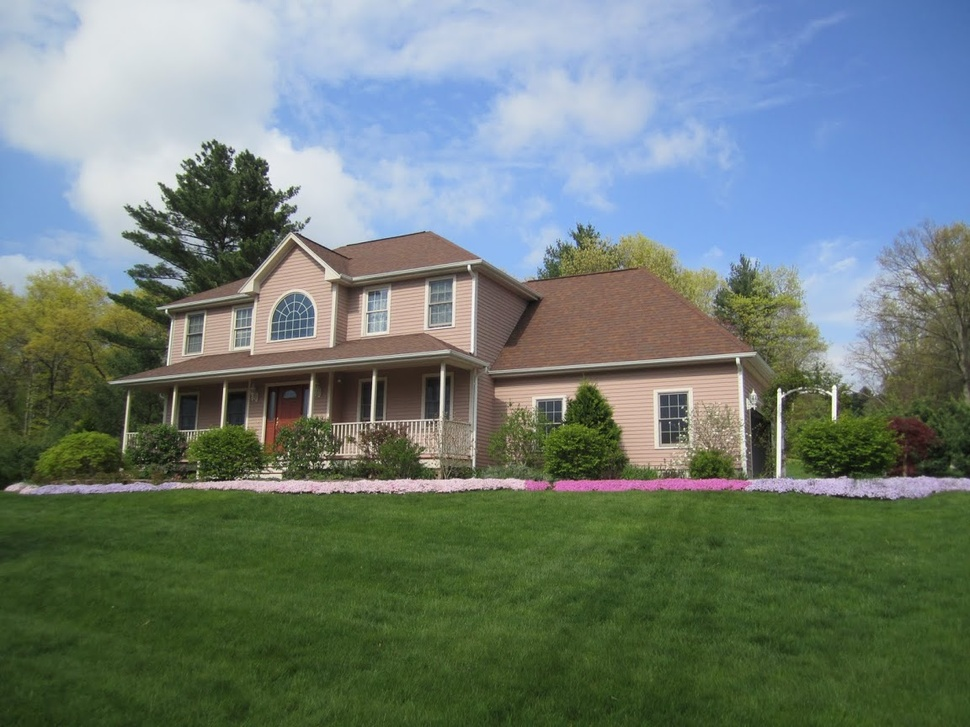
#> input picture code/building.jpg, 970 x 727 px, shrunk from 1152 x 864 before the run
$ python Harris.py
#> lines starting #> are read from the running program, lines starting #| are printed output that depends on the picture; after the words box and inside, x2 and y2 are one past the last pixel; in counts of white or black regions, pixels touching at a corner belong together
# -*- coding: utf-8 -*-
"""
Created on Thu Mar 19 12:53:09 2015

@author: bxiao
"""
import numpy as np
from scipy import signal
from scipy import misc
import matplotlib.pyplot as plt

import cv2

# write a 2D gaussian kernal
def matlab_style_gauss2D(shape=(3,3),sigma=1):
    m,n = [(ss-1.)/2. for ss in shape]
    y,x = np.ogrid[-m:m+1,-n:n+1]
    h =np.exp(-(x*x + y*y)/(2.*sigma*sigma) )
    h[ h < np.finfo(h.dtype).eps*h.max() ] = 0
    sumh = h.sum()
    if sumh != 0:
        h /= sumh
    return h

# construct derivative kernals from scratch
def gauss_derivative_kernels(size, sizey=None):
    """ returns x and y derivatives of a 2D
        gauss kernel array for convolutions """
    size = int(size)
    if not sizey:
        sizey = size
    else:
        sizey = int(sizey)
    y, x = np.mgrid[-size:size+1, -sizey:sizey+1]

    #x and y derivatives of a 2D gaussian with standard dev half of size
    # (ignore scale factor)

    #
    #
    #*****************************************************8
    gx = - x * np.exp(-(x**2/float((0.5*size)**2)+y**2/float((0.5*sizey)**2)))
    gy = - y * np.exp(-(x**2/float((0.5*size)**2)+y**2/float((0.5*sizey)**2)))

    return gx,gy

# computing derivatives
def gauss_derivatives(im, n, ny=None):
    """ returns x and y derivatives of an image using gaussian
        derivative filters of size n. The optional argument
        ny allows for a different size in the y direction."""

    gx,gy = gauss_derivative_kernels(n, sizey=ny)

    imx = signal.convolve(im,gx, mode='same')
    imy = signal.convolve(im,gy, mode='same')

    return imx,imy

gx,gy = gauss_derivative_kernels(3)


def compute_harris_response(image):
    """ compute the Harris corner detector response function
        for each pixel in the image"""

    #derivatives
    imx,imy = gauss_derivatives(image, 3)

    #kernel for blurring
    gauss = matlab_style_gauss2D((3,3),3)

    #compute components of the structure tensor
    Wxx = signal.convolve(imx*imx,gauss, mode='same')
    Wxy = signal.convolve(imx*imy,gauss, mode='same')
    Wyy = signal.convolve(imy*imy,gauss, mode='same')

    #determinant and trace
    Wdet = Wxx*Wyy - Wxy**2
    Wtr = Wxx + Wyy

    return Wdet / Wtr

def get_harris_points(harrisim,min_dist=0, threshold=0.1):
    # find top corner candiates above a threshold

    print('Image Maximum: ')
    print(harrisim.max())

    corner_threshold =  harrisim.max()*threshold

    print('corner_threshold')
    print(corner_threshold)

    harrisim_t = harrisim > corner_threshold

    #get the coordinates, all the non-zero components
    coords = np.array(harrisim_t.nonzero()).T

    print('Coords:')
    print(coords)

    # ...add their values
    candidate_values = [harrisim[c[0],c[1]] for c in coords]

    # sort candidates in descending order of corner responses
    index = np.argsort(candidate_values)

    # store allowed point locations in array
    allowed_locations = np.zeros(harrisim.shape)
    allowed_locations[min_dist:-min_dist,min_dist:-min_dist] = 1

    # select the best points taking min_dist into account
    filtered_coords = []
    for i in index:
        if allowed_locations[coords[i,0],coords[i,1]] == 1:
            filtered_coords.append(coords[i])
            allowed_locations[(coords[i,0]-min_dist):(coords[i,0]+min_dist),(coords[i,1]-min_dist):(coords[i,1]+min_dist)] = 0
    return filtered_coords

# plotting the corners onto the image
def plot_harris_points(image,filtered_coords):
    plt.figure()
    plt.imshow(image,cmap='gray')
    plt.plot([p[1]for p in filtered_coords], [p[0] for p in filtered_coords],'*')
    plt.show()


# calling the harris corner detector
im = cv2.imread('building.jpg')
#> im is the input picture: shape (727, 970, 3); mean B, G, R 116.9, 124.5, 109.5
im =  cv2.cvtColor(im, cv2.COLOR_BGR2GRAY)
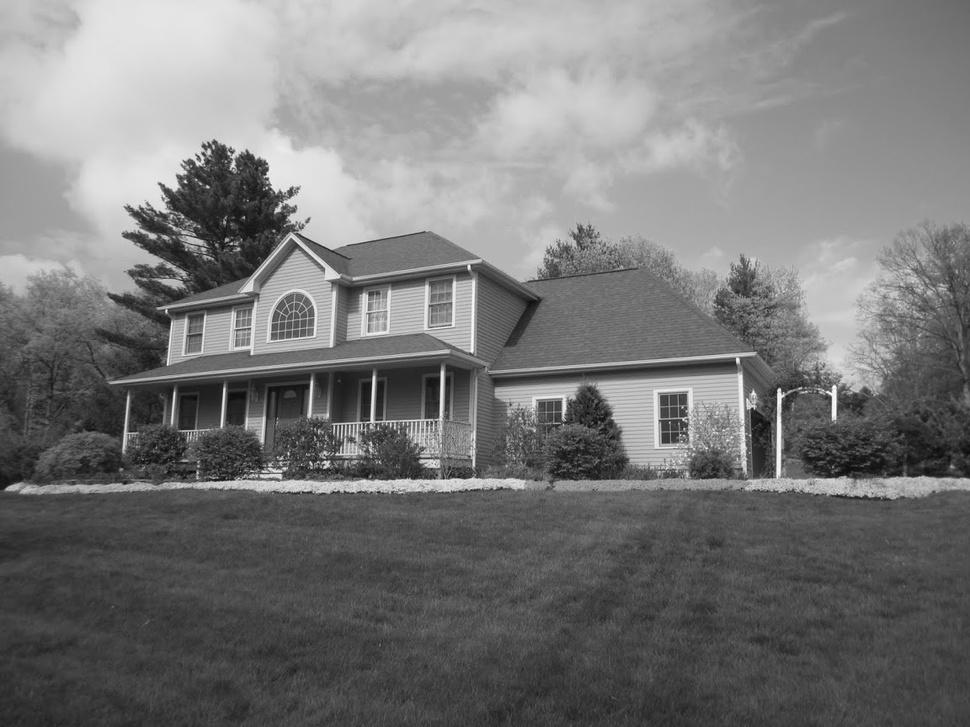
#> im: shape (727, 970); min 9, max 254, mean 119.1
harrisim = compute_harris_response(im)
#> in gauss_derivatives, `imx = signal.convolve(im,gx, mode='same')`:
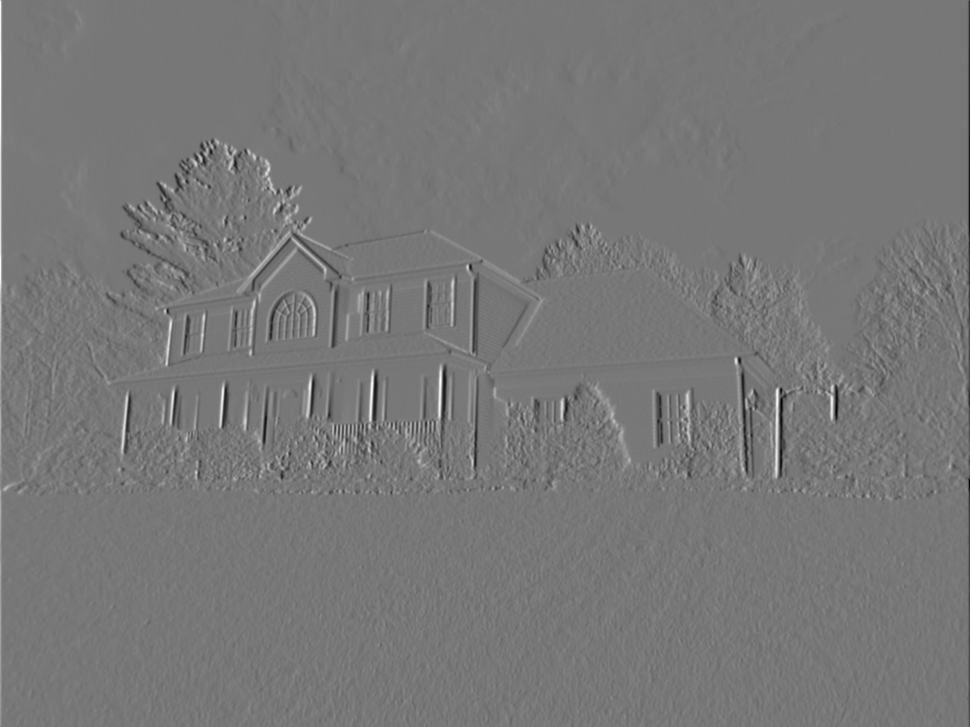
#> imx: shape (727, 970) float64; min -487.5, max 549.6, mean -0.1; drawn with min black and max white
#> in gauss_derivatives, `imy = signal.convolve(im,gy, mode='same')`:
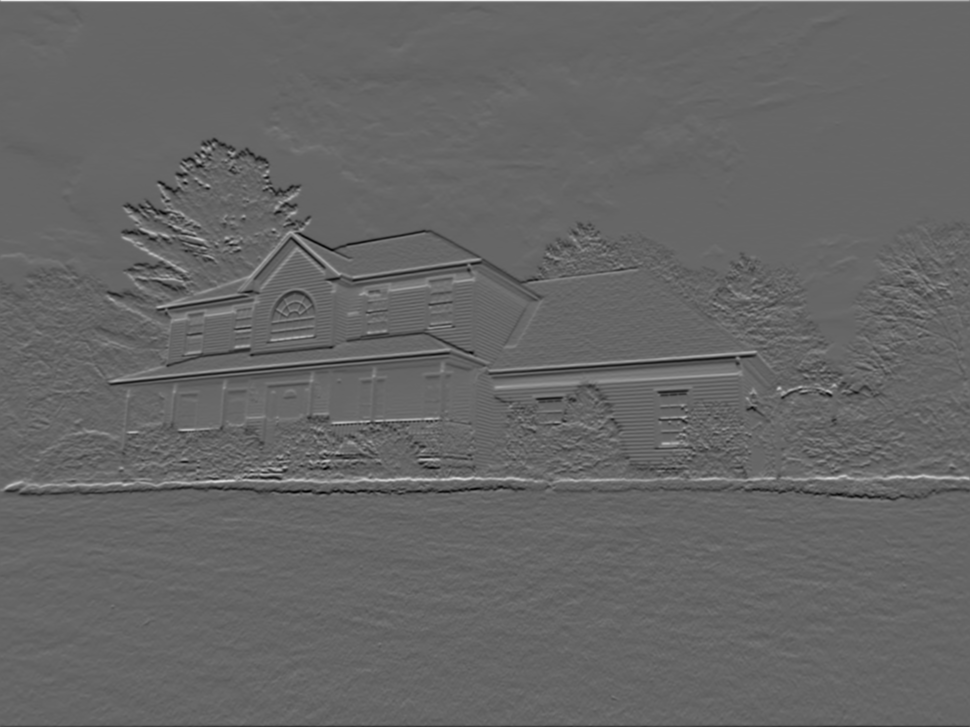
#> imy: shape (727, 970) float64; min -418.4, max 623.9, mean -0.7; drawn with min black and max white
#> in compute_harris_response, `Wxy = signal.convolve(imx*imy,gauss, mode='same')`:
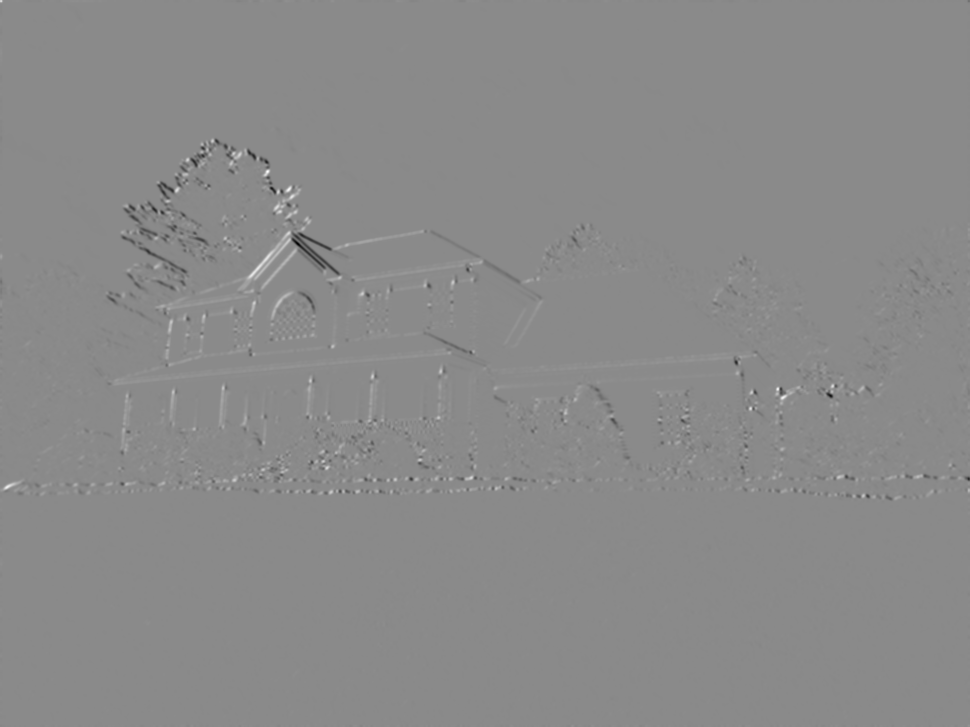
#> Wxy: shape (727, 970) float64; min -66415.3, max 56148.3, mean 5.1; drawn with min black and max white
#> in compute_harris_response, `Wtr = Wxx + Wyy`:
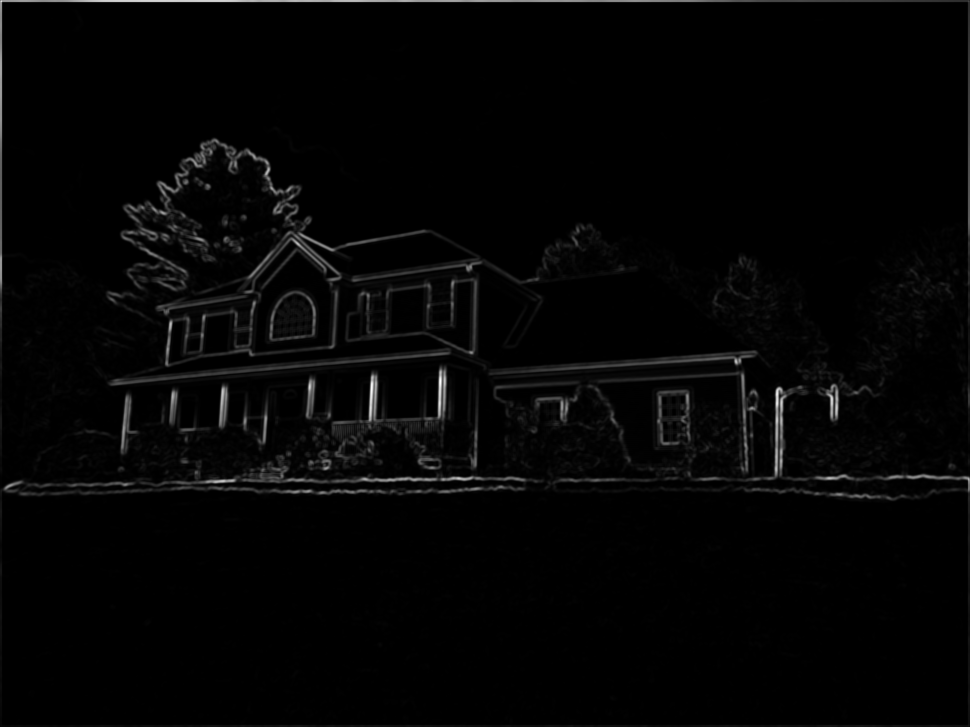
#> Wtr: shape (727, 970) float64; min -1.11e-11, max 183391.6, mean 3605; drawn with min black and max white
filtered_coords = get_harris_points(harrisim,12,0.1)
#| nan
#> in get_harris_points, `corner_threshold =  harrisim.max()*threshold`: corner_threshold = nan
#| nan
#> in get_harris_points, `harrisim_t = harrisim > corner_threshold`: harrisim_t: shape (727, 970) bool; every value is 0
#> in get_harris_points, `coords = np.array(harrisim_t.nonzero()).T`: coords = empty array
#> in get_harris_points, `candidate_values = [harrisim[c[0],c[1]] for c in coords]`: candidate_values = []
#> in get_harris_points, `index = np.argsort(candidate_values)`: index = empty array
#> after the loop in get_harris_points, `for i in index:`:
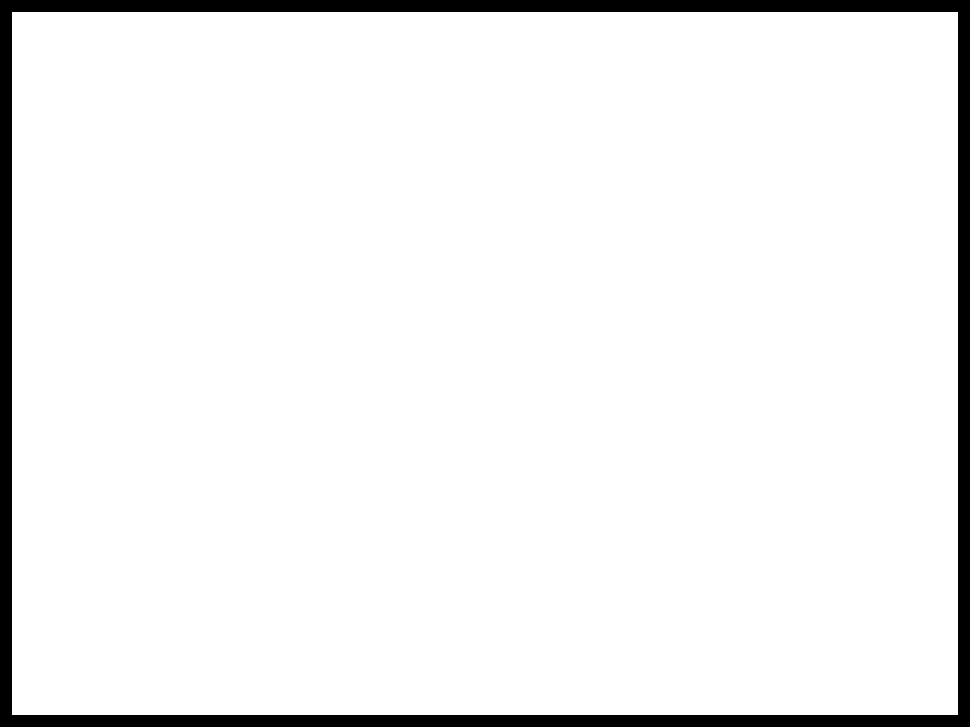
#> allowed_locations: shape (727, 970) float64; values 0 (black) and 1 (white), 94.3% white; 1 black region, box (x1, y1, x2, y2) and area: (0, 0, 970, 727) 40152
#> after the loop in get_harris_points, `for i in index:`: filtered_coords = []
#> filtered_coords = []
plot_harris_points(im,filtered_coords)
#> in plot_harris_points, `plt.show()`:
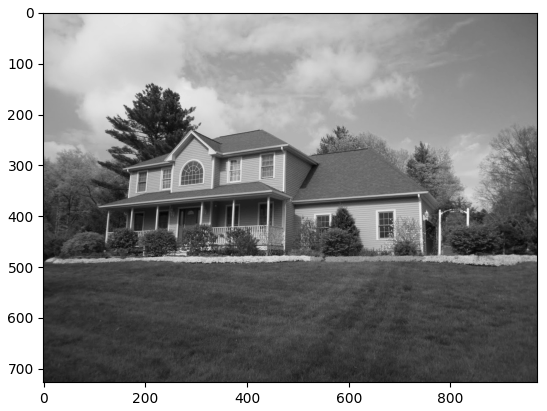
#> figure drawn by matplotlib, 1 panel
